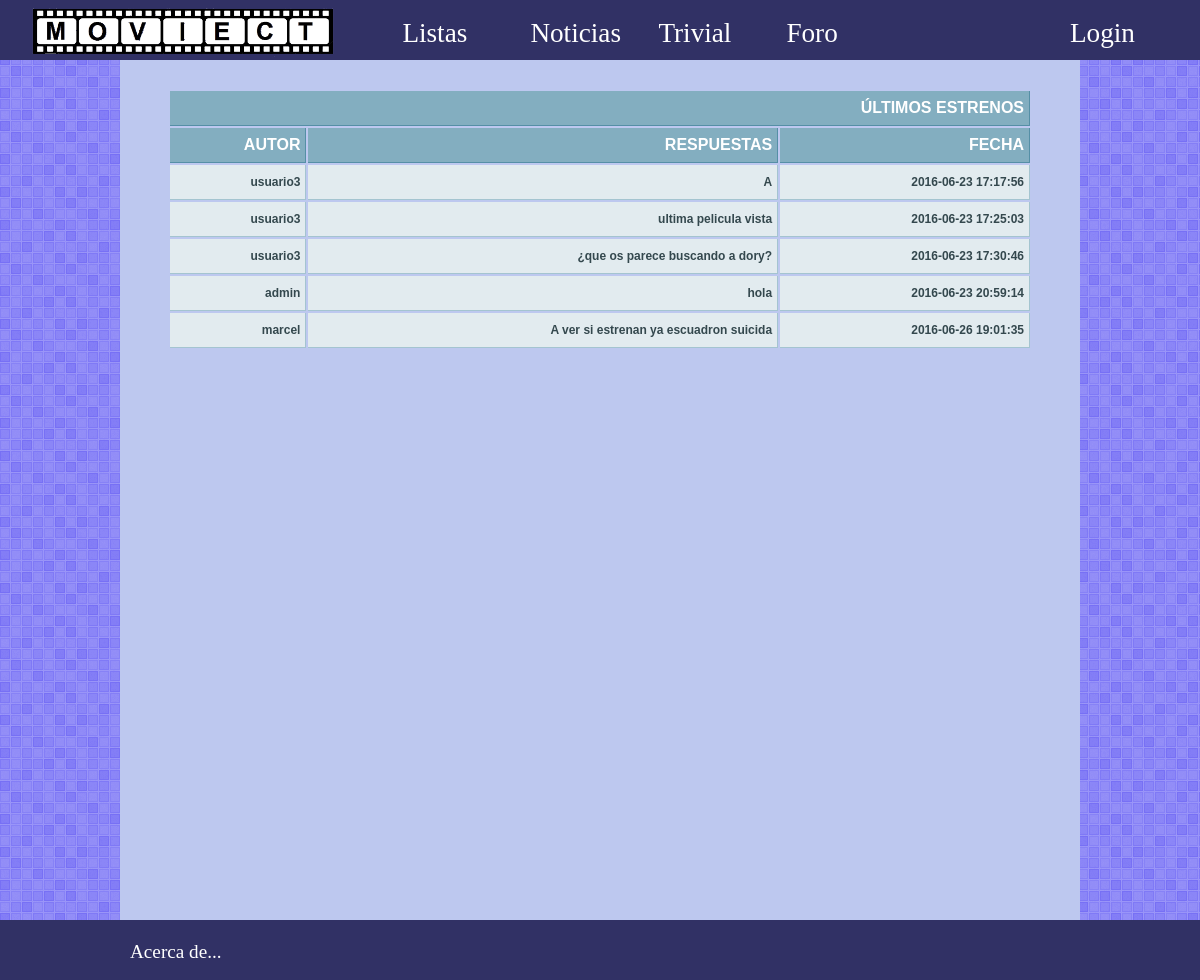
The page /html/foro/TemaForo.php?id=3 on the database its author committed.
### tables this page shows
CREATE TABLE `foro` (
  `id_tema` int(11) NOT NULL,
  `titulo` varchar(50) NOT NULL,
  `creador` varchar(50) NOT NULL
);

CREATE TABLE `comentarios_foro` (
  `id_comentario` int(11) NOT NULL,
  `id_tema` int(11) NOT NULL,
  `autor` varchar(50) NOT NULL,
  `comentario` text NOT NULL,
  `fecha` timestamp NOT NULL DEFAULT CURRENT_TIMESTAMP ON UPDATE CURRENT_TIMESTAMP
);

### src/includes/config.php (called while the page is built, shortened)
<?php
spl_autoload_register(function ($class) {
    $prefix = 'es\\ucm\\fdi\\aw\\';
    $base_dir = __DIR__ . '/';
    $len = strlen($prefix);
    $relative_class = substr($class, $len);
    $file = $base_dir . str_replace('\\', '/', $relative_class) . '.php';
});
$app = \es\ucm\fdi\aw\Aplicacion::getSingleton();

### src/includes/Aplicacion.php (called while the page is built, shortened)
<?php
class Aplicacion {
  private static $instancia;
  private $rutaRaizApp;
  public static function getSingleton() {
      if (  !self::$instancia instanceof self) {
         self::$instancia = new self;
      }
      return self::$instancia;
  }
  public function init($bdDatosConexion, $rutaRaizApp, $dirInstalacion){
    $this->rutaRaizApp = $rutaRaizApp;
  }
  public function resuelve($path = '') {
    if (strlen($path) > 0 && $path[0] == '/') {
      $path = mb_substr($path, 1);
    }
    return $this->rutaRaizApp . $path;
  }
}
?>

### src/includes/gestionForo.php (called while the page is built, shortened)
<?php
class gestionForo {
   public static function tema($id) {
   $app = App::getSingleton();
    $conn = $app->conexionBd();
     $query = sprintf("SELECT titulo as titulo FROM foro WHERE id_tema='%s'  ", $conn->real_escape_string($id));
    $rs = $conn->query($query);
    if ($rs && $rs->num_rows == 1) {
      $fila = $rs->fetch_assoc();
      $numero = $fila['titulo'];
      return $numero;
    }
    return 0;
  }
   public static function comentariosEscritos($id) {
    $app = App::getSingleton();
    $conn = $app->conexionBd();
    $query = sprintf("SELECT  * FROM comentarios_foro WHERE id_tema='%s' order by  fecha asc", $conn->real_escape_string($id));
    $rs = $conn->query($query);
	$results_array = array();
		while ($row = $rs->fetch_assoc()) {
		  $results_array[] = $row;
		}
		return $results_array;
  }
}

### src/html/foro/TemaForo.php (the view, shortened to what this page needs)
<?php
	require_once '../../includes/config.php';
	require_once '../../includes/gestionForo.php';
	$id = $_GET["id"];
		$foro = new \es\ucm\fdi\aw\gestionForo();
?>
<!DOCTYPE html>
<html>
<head>
	<link href="<?= $app->resuelve('/css/estilo2col.css') ?>" rel="stylesheet" type="text/css">
	<link href="<?= $app->resuelve('/css/foro.css') ?>" rel="stylesheet" type="text/css">
	<link href="<?= $app->resuelve('/css/index.css') ?>" rel="stylesheet" type="text/css">
	<link href="<?= $app->resuelve('/css/header.css') ?>" rel="stylesheet" type="text/css">
	<link href="<?= $app->resuelve('/css/footer.css') ?>" rel="stylesheet" type="text/css">
	<link href="<?= $app->resuelve('/css/icomoon/style.css') ?>" rel="stylesheet" type="text/css">
</head>
	<body>
		<div id="contenedor">
		<div class="t">
							<table  class="tabla" border="0" cellpadding=”2″ cellspacing=”2″ id="tforo">
								<thead>
								<tr> <th colspan="3"><?php $c=$foro->tema($id);echo $c;?></th> </tr>
									<tr>
										<th scope="col">Autor</th>
										<th scope="col">Respuestas</th>
										<th scope="col">Fecha</th>
									</tr>
								</thead>
								<tbody>
							<?php
							$comentarios=$foro->comentariosEscritos($id);
							foreach ($comentarios as $t1) {
							?>
							<tr class="modo1" >
							<td ><?php echo $t1['autor'];?></td>
							<td ><?php echo $t1['comentario'];?> </td>
							<td > <?php echo $t1['fecha'];?> </td>
						  </tr >
						 <?php } ?>
				</table>
		</div>
</div>
</body>
</html>

### src/css/estilo2col.css (style rules this page uses)
body { margin: 0px; background-color: #795198; margin: 0 auto 0 auto; height: 100%; background-image: url("../img/fondo.png"); background-repeat: repeat; }
#contenedor { font-family: Sans-serif; line-height: 1.5em; width: 80%; height: 1%; overflow: hidden; margin-top: 60px; margin: 0 auto; padding: 60px 0; background-color: #BDC8EF; min-height: 860px; min-width: 900px; }

### src/css/foro.css (style rules this page uses)
.tabla { font-family: Verdana, Arial, Helvetica, sans-serif; font-size:15px; text-align: right; width: 90%; float:center; margin-left:5%; margin-top:5%; }
.tabla th { padding: 5px; font-size: 16px; background-color: #83aec0; background-image: url(fondo_th.png); background-repeat: repeat-x; color: #FFFFFF; border-right-width: 1px; border-bottom-width: 1px; border-right-style: solid; border-bottom-style: solid; border-right-color: #558FA6; border-bottom-color: #558FA6; font-family: “Trebuchet MS”, Arial; text-transform: uppercase; }
.tabla .modo1 { font-size: 12px; font-weight:bold; background-color: #e2ebef; background-image: url(fondo_tr01.png); background-repeat: repeat-x; color: #34484E; font-family: “Trebuchet MS”, Arial; }
.tabla .modo1 td { padding: 5px; border-right-width: 1px; border-bottom-width: 1px; border-right-style: solid; border-bottom-style: solid; border-right-color: #A4C4D0; border-bottom-color: #A4C4D0; text-align:right; }
.t { width:100%; }

### rows shown on the page
foro: titulo "ÚLTIMOS ESTRENOS"
comentarios_foro: autor "usuario3", comentario "A", fecha "2016-06-23 17:17:56"
comentarios_foro: autor "usuario3", comentario "ultima pelicula vista", fecha "2016-06-23 17:25:03"
comentarios_foro: autor "usuario3", comentario "¿que os parece buscando a dory?", fecha "2016-06-23 17:30:46"
comentarios_foro: autor "admin", comentario "hola", fecha "2016-06-23 20:59:14"
comentarios_foro: autor "marcel", comentario "A ver si estrenan ya escuadron suicida", fecha "2016-06-26 19:01:35"
